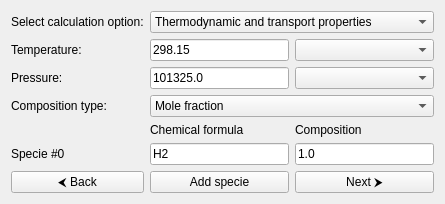
<?xml version="1.0" encoding="UTF-8"?>
<ui version="4.0">
    <class>CalculationInputPage</class>
        <widget class="QWidget" name="CalculationInputPage">
            <layout class="QGridLayout" name="gridLayout">
                <!-- Row 0 -->
                <item row="0" column="0">
                    <widget class="QLabel" name="calculationLabel">
                        <property name="text">
                            <string>Select calculation option:</string>
                        </property>
                    </widget>
                </item>
                <item row="0" column="1" colspan="2">
                    <widget class="QComboBox" name="chemistryComboBox">
                        <item>
                            <property name="text">
                                <string>Thermodynamic and transport properties</string>
                            </property>
                        </item>
                        <item>
                            <property name="text">
                                <string>Vacuum properties</string>
                            </property>
                        </item>
                        <item>
                            <property name="text">
                                <string>Chemical equilibrium</string>
                            </property>
                         </item>
                        <item>
                            <property name="text">
                                <string>Batch reactor</string>
                            </property>
                        </item>
                        <item>
                            <property name="text">
                                <string>Continuous stirred tank reactor</string>
                            </property>
                        </item>
                        <item>
                            <property name="text">
                                <string>Steady state 1D pseudo-homogeneous reactor</string>
                            </property>
                        </item>
                        <item>
                            <property name="text">
                                <string>Transient 1D pseudo-homogeneous reactor</string>
                            </property>
                        </item>
                        <item>
                            <property name="text">
                                <string>Steady state 1D heterogeneous reactor</string>
                            </property>
                        </item>
                        <item>
                            <property name="text">
                                <string>Transient 1D heterogeneous reactor</string>
                            </property>
                        </item>
                    </widget>
                </item>

                <!-- Row 1 -->
                <item row="1" column="0">
                    <widget class="QLabel" name="temperatureLabel">
                        <property name="text">
                            <string>Temperature:</string>
                        </property>
                    </widget>
                </item>
                <item row="1" column="1">
                    <widget class="QLineEdit" name="temperatureEditLine">
                        <property name="text">
                            <string>298.15</string>
                        </property>
                    </widget>
                </item>
                <item row="1" column="2">
                    <widget class="QComboBox" name="temperatureComboBox">
                    </widget>
                </item>

                <!-- Row 2 -->
                <item row="2" column="0">
                    <widget class="QLabel" name="pressureLabel">
                        <property name="text">
                            <string>Pressure:</string>
                        </property>
                    </widget>
                </item>
                <item row="2" column="1">
                    <widget class="QLineEdit" name="pressureEditLine">
                        <property name="text">
                            <string>101325.0</string>
                        </property>
                    </widget>
                </item>
                <item row="2" column="2">
                    <widget class="QComboBox" name="pressureComboBox">
                    </widget>
                </item>


                <!-- Row 3 -->
                <item row="3" column="0">
                    <widget class="QLabel" name="pressureLabel">
                        <property name="text">
                            <string>Composition type:</string>
                        </property>
                    </widget>
                </item>
                <item row="3" column="1" colspan="2">
                     <widget class="QComboBox" name="compositionComboBox">
                        <item>
                            <property name="text">
                                <string>Mole fraction</string>
                            </property>
                        </item>
                        <item>
                            <property name="text">
                                <string>Mass fraction</string>
                            </property>
                        </item>
                    </widget>
                </item>

                <!-- Row 4 -->
                <item row="4" column="1">
                    <widget class="QLabel" name="formulaLabel">
                        <property name="text">
                            <string>Chemical formula</string>
                        </property>
                    </widget>
                </item>
                <item row="4" column="2">
                    <widget class="QLabel" name="compositionLabel">
                        <property name="text">
                            <string>Composition</string>
                        </property>
                    </widget>
                </item>


                <!-- Row 5 -->
                <item row="5" column="0">
                    <widget class="QLabel" name="formulaLabel">
                        <property name="text">
                            <string>Specie #0</string>
                        </property>
                    </widget>
                </item>
                <item row="5" column="1">
                    <widget class="QLineEdit" name="n0">
                        <property name="text">
                            <string>H2</string>
                        </property>
                    </widget>
                </item>
                <item row="5" column="2">
                    <widget class="QLineEdit" name="x0">
                        <property name="text">
                            <string>1.0</string>
                        </property>
                    </widget>
                </item>


                <!-- Row 6 -->
                <item row="6" column="0">
                    <widget class="QPushButton" name="backButton">
                        <property name="text">
                            <string>&#x2B9C; Back</string>
                        </property>
                        <property name="toolTip">
                            <string>Go back to chemistry input page</string>
                        </property>
                    </widget>
                </item>
                <item row="6" column="1">
                    <widget class="QPushButton" name="addSpecieButton">
                        <property name="text">
                            <string>Add specie</string>
                        </property>
                        <property name="toolTip">
                            <string>Add specie for input</string>
                        </property>
                    </widget>
                </item>
                <item row="6" column="2">
                    <widget class="QPushButton" name="nextButton">
                        <property name="text">
                            <string>Next &#x2B9E;</string>
                        </property>
                        <property name="toolTip">
                            <string>Go to thermodynamic and transport properties output page</string>
                        </property>
                    </widget>
                </item>
            </layout>
        </widget>
</ui>
